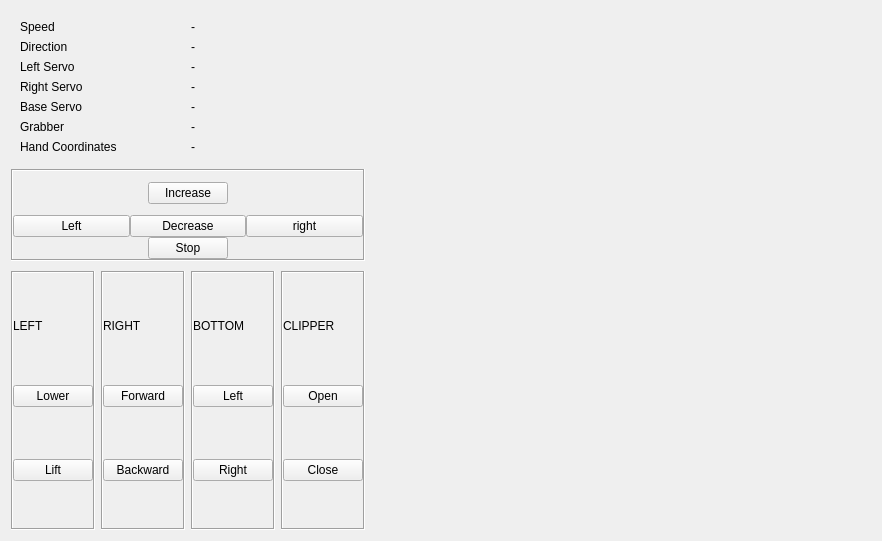
<?xml version="1.0" encoding="UTF-8"?>
<ui version="4.0">
 <class>Form</class>
 <widget class="QWidget" name="Form">
  <property name="geometry">
   <rect>
    <x>0</x>
    <y>0</y>
    <width>878</width>
    <height>541</height>
   </rect>
  </property>
  <property name="sizePolicy">
   <sizepolicy hsizetype="Expanding" vsizetype="Expanding">
    <horstretch>0</horstretch>
    <verstretch>0</verstretch>
   </sizepolicy>
  </property>
  <property name="windowTitle">
   <string>Form</string>
  </property>
  <layout class="QVBoxLayout" name="verticalLayout_2">
   <item>
    <layout class="QHBoxLayout" name="horizontalLayout_4">
     <item>
      <widget class="QWidget" name="widget_2" native="true">
       <property name="sizePolicy">
        <sizepolicy hsizetype="Minimum" vsizetype="Preferred">
         <horstretch>0</horstretch>
         <verstretch>0</verstretch>
        </sizepolicy>
       </property>
       <layout class="QVBoxLayout" name="carLayout">
        <property name="spacing">
         <number>0</number>
        </property>
        <property name="leftMargin">
         <number>0</number>
        </property>
        <property name="topMargin">
         <number>0</number>
        </property>
        <property name="rightMargin">
         <number>0</number>
        </property>
        <property name="bottomMargin">
         <number>0</number>
        </property>
        <item>
         <widget class="QWidget" name="widget_3" native="true">
          <property name="sizePolicy">
           <sizepolicy hsizetype="Expanding" vsizetype="Preferred">
            <horstretch>0</horstretch>
            <verstretch>0</verstretch>
           </sizepolicy>
          </property>
          <layout class="QVBoxLayout" name="verticalLayout_3">
           <property name="leftMargin">
            <number>0</number>
           </property>
           <property name="topMargin">
            <number>0</number>
           </property>
           <property name="rightMargin">
            <number>0</number>
           </property>
           <property name="bottomMargin">
            <number>10</number>
           </property>
           <item>
            <widget class="QWidget" name="widget_4" native="true">
             <layout class="QGridLayout" name="gridLayout">
              <item row="4" column="1">
               <widget class="QLabel" name="servo1">
                <property name="text">
                 <string>-</string>
                </property>
               </widget>
              </item>
              <item row="1" column="1">
               <widget class="QLabel" name="dirLabel">
                <property name="text">
                 <string>-</string>
                </property>
               </widget>
              </item>
              <item row="6" column="0">
               <widget class="QLabel" name="label_17">
                <property name="text">
                 <string>Grabber</string>
                </property>
               </widget>
              </item>
              <item row="4" column="0">
               <widget class="QLabel" name="label_15">
                <property name="text">
                 <string>Right Servo</string>
                </property>
               </widget>
              </item>
              <item row="7" column="1">
               <widget class="QLabel" name="coordinates">
                <property name="text">
                 <string>-</string>
                </property>
               </widget>
              </item>
              <item row="0" column="1">
               <widget class="QLabel" name="speedLabel">
                <property name="text">
                 <string>-</string>
                </property>
               </widget>
              </item>
              <item row="1" column="0">
               <widget class="QLabel" name="label_10">
                <property name="text">
                 <string>Direction</string>
                </property>
               </widget>
              </item>
              <item row="3" column="1">
               <widget class="QLabel" name="servo0">
                <property name="text">
                 <string>-</string>
                </property>
               </widget>
              </item>
              <item row="6" column="1">
               <widget class="QLabel" name="servo3">
                <property name="text">
                 <string>-</string>
                </property>
               </widget>
              </item>
              <item row="0" column="0">
               <widget class="QLabel" name="label">
                <property name="text">
                 <string>Speed</string>
                </property>
               </widget>
              </item>
              <item row="3" column="0">
               <widget class="QLabel" name="label_13">
                <property name="text">
                 <string>Left Servo</string>
                </property>
               </widget>
              </item>
              <item row="7" column="0">
               <widget class="QLabel" name="label_9">
                <property name="text">
                 <string>Hand Coordinates</string>
                </property>
               </widget>
              </item>
              <item row="5" column="0">
               <widget class="QLabel" name="label_4">
                <property name="text">
                 <string>Base Servo</string>
                </property>
               </widget>
              </item>
              <item row="5" column="1">
               <widget class="QLabel" name="servo2">
                <property name="text">
                 <string>-</string>
                </property>
               </widget>
              </item>
             </layout>
            </widget>
           </item>
           <item>
            <widget class="QFrame" name="carControl">
             <property name="sizePolicy">
              <sizepolicy hsizetype="Expanding" vsizetype="Expanding">
               <horstretch>0</horstretch>
               <verstretch>0</verstretch>
              </sizepolicy>
             </property>
             <property name="frameShape">
              <enum>QFrame::Box</enum>
             </property>
             <property name="frameShadow">
              <enum>QFrame::Sunken</enum>
             </property>
             <layout class="QVBoxLayout" name="verticalLayout">
              <property name="spacing">
               <number>0</number>
              </property>
              <property name="leftMargin">
               <number>0</number>
              </property>
              <property name="topMargin">
               <number>0</number>
              </property>
              <property name="rightMargin">
               <number>0</number>
              </property>
              <property name="bottomMargin">
               <number>0</number>
              </property>
              <item>
               <layout class="QHBoxLayout" name="horizontalLayout_5">
                <item>
                 <widget class="QLabel" name="label_2">
                  <property name="text">
                   <string/>
                  </property>
                 </widget>
                </item>
                <item>
                 <widget class="QPushButton" name="inc">
                  <property name="sizePolicy">
                   <sizepolicy hsizetype="Fixed" vsizetype="Fixed">
                    <horstretch>0</horstretch>
                    <verstretch>0</verstretch>
                   </sizepolicy>
                  </property>
                  <property name="text">
                   <string>Increase</string>
                  </property>
                  <property name="shortcut">
                   <string>Up</string>
                  </property>
                 </widget>
                </item>
                <item>
                 <widget class="QLabel" name="label_3">
                  <property name="text">
                   <string/>
                  </property>
                 </widget>
                </item>
               </layout>
              </item>
              <item>
               <layout class="QHBoxLayout" name="horizontalLayout_2">
                <item>
                 <widget class="QPushButton" name="goleft">
                  <property name="text">
                   <string>Left</string>
                  </property>
                  <property name="shortcut">
                   <string>Left</string>
                  </property>
                 </widget>
                </item>
                <item>
                 <widget class="QPushButton" name="dec">
                  <property name="text">
                   <string>Decrease</string>
                  </property>
                  <property name="shortcut">
                   <string>Down</string>
                  </property>
                 </widget>
                </item>
                <item>
                 <widget class="QPushButton" name="goright">
                  <property name="text">
                   <string>right</string>
                  </property>
                  <property name="shortcut">
                   <string>Right</string>
                  </property>
                 </widget>
                </item>
               </layout>
              </item>
              <item>
               <layout class="QHBoxLayout" name="horizontalLayout">
                <item>
                 <widget class="QPushButton" name="stop">
                  <property name="sizePolicy">
                   <sizepolicy hsizetype="Fixed" vsizetype="Fixed">
                    <horstretch>0</horstretch>
                    <verstretch>0</verstretch>
                   </sizepolicy>
                  </property>
                  <property name="text">
                   <string>Stop</string>
                  </property>
                  <property name="shortcut">
                   <string>Z</string>
                  </property>
                 </widget>
                </item>
               </layout>
              </item>
             </layout>
            </widget>
           </item>
          </layout>
          <zorder>carControl</zorder>
          <zorder>widget_4</zorder>
         </widget>
        </item>
        <item>
         <widget class="QFrame" name="frame">
          <property name="frameShape">
           <enum>QFrame::NoFrame</enum>
          </property>
          <property name="frameShadow">
           <enum>QFrame::Raised</enum>
          </property>
          <layout class="QHBoxLayout" name="horizontalLayout_3">
           <property name="leftMargin">
            <number>0</number>
           </property>
           <property name="topMargin">
            <number>0</number>
           </property>
           <property name="rightMargin">
            <number>0</number>
           </property>
           <property name="bottomMargin">
            <number>0</number>
           </property>
           <item>
            <widget class="QFrame" name="verticalFrame_1">
             <property name="sizePolicy">
              <sizepolicy hsizetype="Expanding" vsizetype="Expanding">
               <horstretch>0</horstretch>
               <verstretch>0</verstretch>
              </sizepolicy>
             </property>
             <property name="frameShape">
              <enum>QFrame::Box</enum>
             </property>
             <property name="frameShadow">
              <enum>QFrame::Sunken</enum>
             </property>
             <layout class="QVBoxLayout" name="verticalLayout_8">
              <property name="leftMargin">
               <number>0</number>
              </property>
              <property name="topMargin">
               <number>0</number>
              </property>
              <property name="rightMargin">
               <number>0</number>
              </property>
              <property name="bottomMargin">
               <number>0</number>
              </property>
              <item>
               <widget class="QLabel" name="label_6">
                <property name="sizePolicy">
                 <sizepolicy hsizetype="Fixed" vsizetype="Fixed">
                  <horstretch>0</horstretch>
                  <verstretch>0</verstretch>
                 </sizepolicy>
                </property>
                <property name="text">
                 <string>LEFT</string>
                </property>
               </widget>
              </item>
              <item>
               <widget class="QPushButton" name="up1">
                <property name="text">
                 <string>Lower</string>
                </property>
                <property name="shortcut">
                 <string>Q</string>
                </property>
               </widget>
              </item>
              <item>
               <widget class="QPushButton" name="down1">
                <property name="text">
                 <string>Lift</string>
                </property>
                <property name="shortcut">
                 <string>A</string>
                </property>
               </widget>
              </item>
             </layout>
            </widget>
           </item>
           <item>
            <widget class="QFrame" name="verticalFrame_2">
             <property name="sizePolicy">
              <sizepolicy hsizetype="Expanding" vsizetype="Expanding">
               <horstretch>0</horstretch>
               <verstretch>0</verstretch>
              </sizepolicy>
             </property>
             <property name="frameShape">
              <enum>QFrame::Box</enum>
             </property>
             <property name="frameShadow">
              <enum>QFrame::Sunken</enum>
             </property>
             <layout class="QVBoxLayout" name="verticalLayout_9">
              <property name="leftMargin">
               <number>0</number>
              </property>
              <property name="topMargin">
               <number>0</number>
              </property>
              <property name="rightMargin">
               <number>0</number>
              </property>
              <property name="bottomMargin">
               <number>0</number>
              </property>
              <item>
               <widget class="QLabel" name="label_7">
                <property name="sizePolicy">
                 <sizepolicy hsizetype="Fixed" vsizetype="Fixed">
                  <horstretch>0</horstretch>
                  <verstretch>0</verstretch>
                 </sizepolicy>
                </property>
                <property name="text">
                 <string>RIGHT</string>
                </property>
               </widget>
              </item>
              <item>
               <widget class="QPushButton" name="up2">
                <property name="text">
                 <string>Forward</string>
                </property>
                <property name="shortcut">
                 <string>W</string>
                </property>
               </widget>
              </item>
              <item>
               <widget class="QPushButton" name="down2">
                <property name="text">
                 <string>Backward</string>
                </property>
                <property name="shortcut">
                 <string>S</string>
                </property>
               </widget>
              </item>
             </layout>
            </widget>
           </item>
           <item>
            <widget class="QFrame" name="verticalFrame_3">
             <property name="sizePolicy">
              <sizepolicy hsizetype="Expanding" vsizetype="Expanding">
               <horstretch>0</horstretch>
               <verstretch>0</verstretch>
              </sizepolicy>
             </property>
             <property name="frameShape">
              <enum>QFrame::Box</enum>
             </property>
             <property name="frameShadow">
              <enum>QFrame::Sunken</enum>
             </property>
             <layout class="QVBoxLayout" name="verticalLayout_10">
              <property name="leftMargin">
               <number>0</number>
              </property>
              <property name="topMargin">
               <number>0</number>
              </property>
              <property name="rightMargin">
               <number>0</number>
              </property>
              <property name="bottomMargin">
               <number>0</number>
              </property>
              <item>
               <widget class="QLabel" name="label_8">
                <property name="sizePolicy">
                 <sizepolicy hsizetype="Fixed" vsizetype="Fixed">
                  <horstretch>0</horstretch>
                  <verstretch>0</verstretch>
                 </sizepolicy>
                </property>
                <property name="text">
                 <string>BOTTOM</string>
                </property>
               </widget>
              </item>
              <item>
               <widget class="QPushButton" name="up3">
                <property name="text">
                 <string>Left</string>
                </property>
                <property name="shortcut">
                 <string>E</string>
                </property>
               </widget>
              </item>
              <item>
               <widget class="QPushButton" name="down3">
                <property name="text">
                 <string>Right</string>
                </property>
                <property name="shortcut">
                 <string>D</string>
                </property>
               </widget>
              </item>
             </layout>
            </widget>
           </item>
           <item>
            <widget class="QFrame" name="verticalFrame_4">
             <property name="sizePolicy">
              <sizepolicy hsizetype="Expanding" vsizetype="Expanding">
               <horstretch>0</horstretch>
               <verstretch>0</verstretch>
              </sizepolicy>
             </property>
             <property name="frameShape">
              <enum>QFrame::Box</enum>
             </property>
             <property name="frameShadow">
              <enum>QFrame::Sunken</enum>
             </property>
             <layout class="QVBoxLayout" name="verticalLayout_7">
              <property name="leftMargin">
               <number>0</number>
              </property>
              <property name="topMargin">
               <number>0</number>
              </property>
              <property name="rightMargin">
               <number>0</number>
              </property>
              <property name="bottomMargin">
               <number>0</number>
              </property>
              <item>
               <widget class="QLabel" name="label_5">
                <property name="sizePolicy">
                 <sizepolicy hsizetype="Fixed" vsizetype="Fixed">
                  <horstretch>0</horstretch>
                  <verstretch>0</verstretch>
                 </sizepolicy>
                </property>
                <property name="text">
                 <string>CLIPPER</string>
                </property>
               </widget>
              </item>
              <item>
               <widget class="QPushButton" name="up4">
                <property name="text">
                 <string>Open</string>
                </property>
                <property name="shortcut">
                 <string>R</string>
                </property>
               </widget>
              </item>
              <item>
               <widget class="QPushButton" name="down4">
                <property name="text">
                 <string>Close</string>
                </property>
                <property name="shortcut">
                 <string>F</string>
                </property>
               </widget>
              </item>
             </layout>
            </widget>
           </item>
          </layout>
         </widget>
        </item>
       </layout>
      </widget>
     </item>
     <item>
      <widget class="QWidget" name="widget" native="true">
       <property name="sizePolicy">
        <sizepolicy hsizetype="Expanding" vsizetype="Expanding">
         <horstretch>0</horstretch>
         <verstretch>0</verstretch>
        </sizepolicy>
       </property>
       <property name="minimumSize">
        <size>
         <width>500</width>
         <height>500</height>
        </size>
       </property>
       <layout class="QVBoxLayout" name="robothandLayout">
        <property name="leftMargin">
         <number>0</number>
        </property>
        <property name="topMargin">
         <number>0</number>
        </property>
        <property name="rightMargin">
         <number>0</number>
        </property>
        <property name="bottomMargin">
         <number>0</number>
        </property>
       </layout>
      </widget>
     </item>
    </layout>
   </item>
  </layout>
 </widget>
 <resources/>
 <connections/>
</ui>
